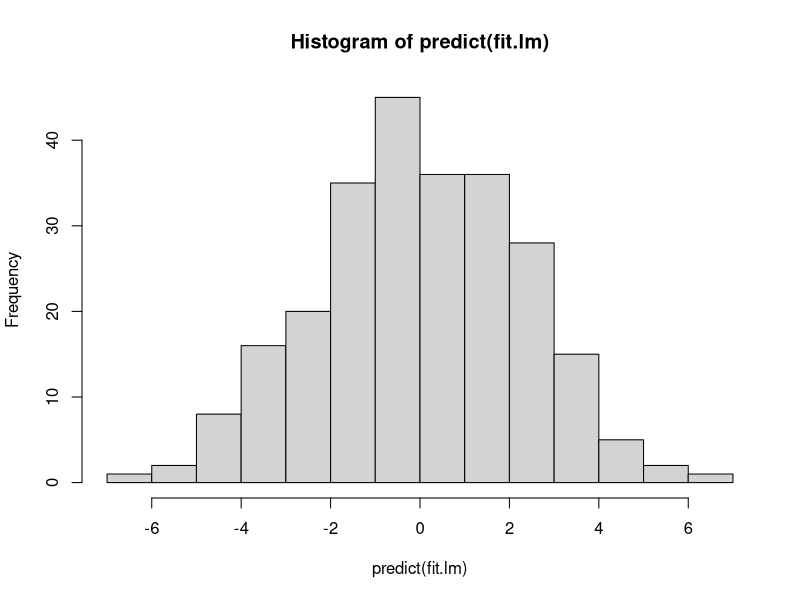

Write the R code that produced this figure. (Note: this script raises an error after producing the figure.)
N <- 1000
# X <- mvtnorm::rmvnorm(n = N, mean = c(.5, 1.5, -1), sigma = diag(3))
X <- mvtnorm::rmvnorm(n = N, mean = c(0, 0, 0), sigma = diag(3))
B <- matrix(c(1, 2, -1), nrow = 3)
Z <- X %*% B
probs <- 1 / (1 + exp(-Z))
Y <- rbinom(n = N, size = 1, prob = probs)
fit <- glm(Y ~ 1 + X, family = binomial(link = "logit"))
fit
Zhat <- predict(fit) # log odds
# phat <- 1 / (1 + exp(-Zhat))
# logOdds <- log(phat / (1 - phat))
# all(round(logOdds,2) == round(Zhat,2))
train.id <- sample(1:N, 0.75 * N)

sim.data <- data.frame(X = X,
                       Y = Y)

test.data <- sim.data[-train.id, ]
train.data <- sim.data[train.id, ]
# Y.test <- Y[-train.id]
# X.test <- X[-train.id]
# Y.train <- Y[train.id]
# X.train <- X[train.id]
fit <- glm(Y ~ 1 + X.1 + X.2 + X.3, data = train.data, family = binomial(link = "logit"))
test.predict <- predict(fit, test.data, type = "response") # probs
test.predict[test.predict < .5] <- 0
test.predict[test.predict >= .5] <- 1
sum(test.predict == Y[-train.id]) / length(test.predict)

test.predict.logodds <- predict(fit, test.data) # logoddss
fit.lm <- lm(predict(fit, test.data) ~ test.data$X.1 + test.data$X.2 + test.data$X.3)
hist(predict(fit.lm))


## poly.
x <- sample( LETTERS[1:4], 10000, replace=TRUE, prob=c(0.1, 0.2, 0.65, 0.05) )
prop.table(table(x))


data
library(lme4)
glmer(rating ~ 1 + (1|item), family = binomial(), data = data)
data$rating <- as.factor(data$rating)
data$item  <- as.factor(data$item)
data$annotator <- as.factor(data$annotator)
# fit <- MASS::polr(rating ~ 1, data = data)
# fit <- MASS::polr(rating ~ 1 + item, data = data)
fit <- MASS::polr(rating ~ 1 + item + annotator, data = data)
predict(fit)
sum(predict(fit) == data$rating) / length(data$rating)
XX <- predict(fit, type = "probs")
lm()
